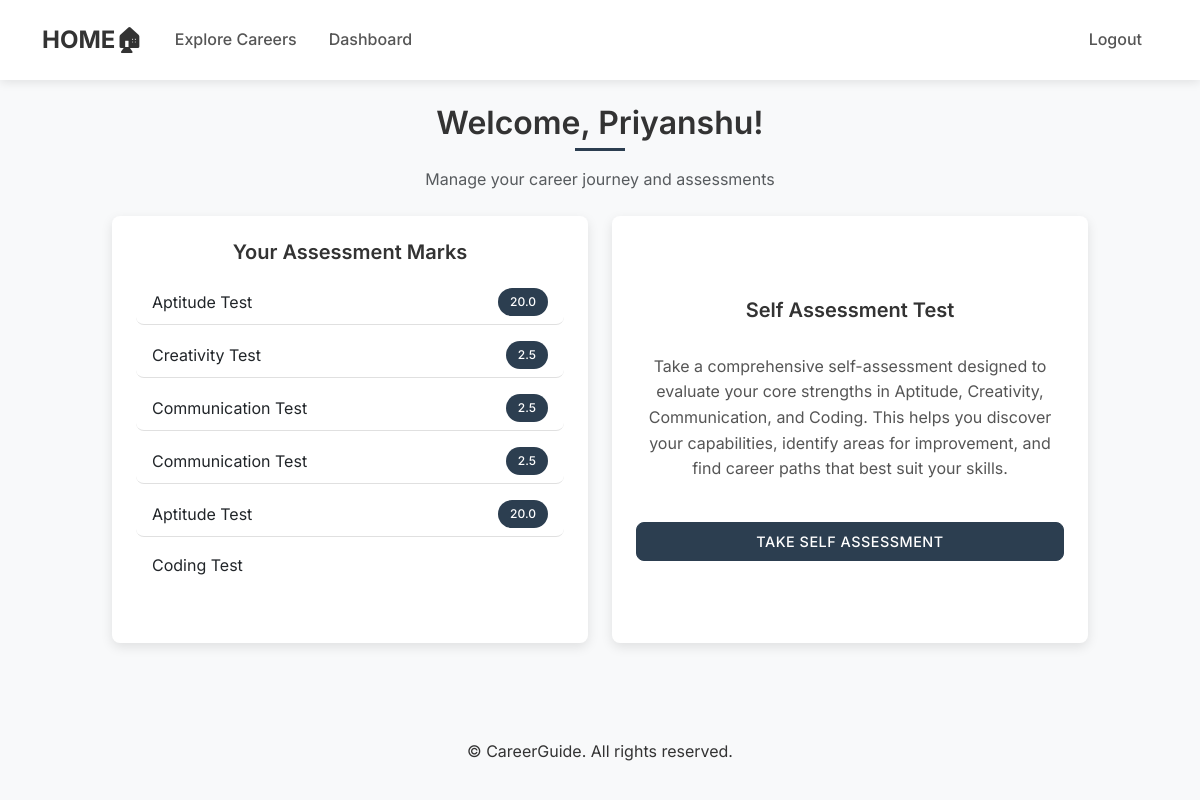
The app's page /dashboard (signed in), older data.
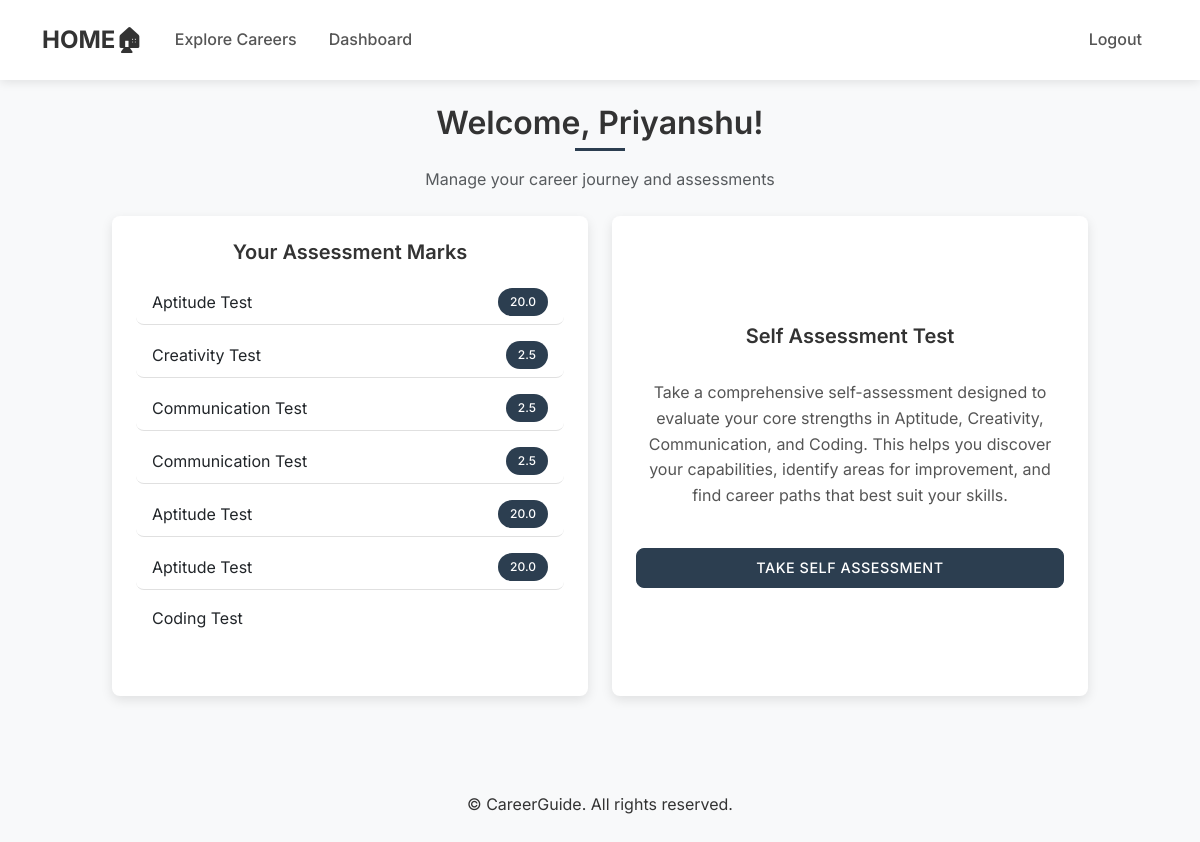
The same page, newer data.
### app.py (models this page shows)
class User(UserMixin, db.Model):
    id = db.Column(db.Integer, primary_key=True)
    username = db.Column(db.String(80), unique=True, nullable=False)
    email = db.Column(db.String(120), unique=True, nullable=False)
    password_hash = db.Column(db.String(120), nullable=False)
    assessments = db.relationship('Assessment', backref='user', lazy=True)

class Assessment(db.Model):
    id = db.Column(db.Integer, primary_key=True)
    user_id = db.Column(db.Integer, db.ForeignKey('user.id'), nullable=False)
    assessment_type = db.Column(db.String(50), nullable=False)
    score = db.Column(db.Float)
    date_taken = db.Column(db.DateTime, default=datetime.utcnow)

### app.py (the view)
@app.route('/dashboard')
@login_required
def dashboard():
    return render_template('dashboard.html')

### app.py (called while the page is built)
@login_manager.user_loader
def load_user(user_id):
    return User.query.get(int(user_id))

### templates/dashboard.html (shortened to what this page needs)
{% extends "base.html" %}
{% block content %}
<div class="dashboard-header text-center mb-4">
    <h2>Welcome, {{ current_user.username }}!</h2>
    <p class="text-muted">Manage your career journey and assessments</p>
</div>
<div class="container d-flex justify-content-center">
    <div class="row w-100 justify-content-center" style="max-width: 1000px;">
        <div class="col-md-6 mb-4">
            <div class="card h-100">
                <div class="card-body">
                    <h5 class="card-title text-center">Your Assessment Marks</h5>
                    {% if current_user.assessments or current_user.coding_test_score is not none %}
                    <ul class="list-group list-group-flush mt-3">
                        {% for assessment in current_user.assessments %}
                        <li class="list-group-item d-flex justify-content-between align-items-center">
                            {{ assessment.assessment_type }}
                            <span class="badge bg-primary rounded-pill">{{ assessment.score }}</span>
                        </li>
                        {% endfor %}
                        {% if current_user.coding_test_score is not none %}
                        <li class="list-group-item d-flex justify-content-between align-items-center">
                            Coding Test
                        </li>
                        {% endif %}
                    </ul>
                    {% else %}
                    <p class="card-text mt-3 text-center">No assessments taken yet.</p>
                    {% endif %}
                </div>
            </div>
        </div>
        <div class="col-md-6 mb-4">
            <div class="card h-100 text-center">
                <div class="card-body d-flex flex-column justify-content-center">
                    <h5 class="card-title">Self Assessment Test</h5>
                    <p class="card-text mt-3">
                        Take a comprehensive self-assessment designed to evaluate your core strengths in Aptitude, Creativity, Communication, and Coding. This helps you discover your capabilities, identify areas for improvement, and find career paths that best suit your skills.
                    </p>
                    <a href="{{ url_for('self_assessment') }}" class="btn btn-primary mt-4">Take Self Assessment</a>
                </div>
            </div>
        </div>
    </div>
</div>
{% endblock %}

### templates/base.html (shortened to what this page needs)
<!DOCTYPE html>
<html lang="en">
<head>
    <link href="https://cdn.jsdelivr.net/npm/bootstrap@5.3.0/dist/css/bootstrap.min.css" rel="stylesheet">
    <link rel="stylesheet" href="{{ url_for('static', filename='css/style.css') }}">
</head>
<body>
    {% block navbar %}
    <nav class="navbar navbar-expand-lg navbar-light">
        <div class="container">
            <a class="navbar-brand" href="{{ url_for('index') }}">HOME🏠︎</a>
            <div class="collapse navbar-collapse" id="navbarNav">
                <ul class="navbar-nav me-auto">
                    <li class="nav-item">
                        <a class="nav-link" href="{{ url_for('careers') }}">Explore Careers</a>
                    </li>
                    {% if current_user.is_authenticated %}
                    <li class="nav-item">
                        <a class="nav-link" href="{{ url_for('dashboard') }}">Dashboard</a>
                    </li>
                    {% endif %}
                </ul>
                <ul class="navbar-nav">
                    {% if current_user.is_authenticated %}
                    <li class="nav-item">
                        <a class="nav-link" href="{{ url_for('logout') }}">Logout</a>
                    </li>
                    {% endif %}
                </ul>
            </div>
        </div>
    </nav>
    {% endblock %}
    <div class="container mt-4">
        {% block content %}{% endblock %}
    </div>
    <footer class="mt-5 py-4 bg-light">
        <div class="container text-center">
            <p class="mb-0">&copy; {{ year }} CareerGuide. All rights reserved.</p>
        </div>
    </footer>
</body>
</html>

### static/css/style.css (style rules this page uses)
:root { --primary-color: #333333; --secondary-color: #555555; --accent-color: #2c3e50; --light-grey: #f5f5f5; --medium-grey: #e0e0e0; --dark-grey: #444444; --text-color: #333333; --border-radius: 8px; --box-shadow: 0 4px 12px rgba(0, 0, 0, 0.1); --transition: all 0.3s ease; }
body { font-family: 'Inter', 'Segoe UI', sans-serif; color: var(--text-color); background-color: #f8f9fa; line-height: 1.6; }
h1, h2, h3, h4, h5, h6 { font-weight: 600; margin-bottom: 1rem; color: var(--primary-color); }
h2 { font-size: 2rem; position: relative; padding-bottom: 0.5rem; }
h2:after { content: ''; position: absolute; left: 0; bottom: 0; width: 50px; height: 3px; background-color: var(--accent-color); }
.text-center h2:after { left: 50%; transform: translateX(-50%); }
.navbar { background-color: white !important; box-shadow: 0 2px 10px rgba(0, 0, 0, 0.1); padding: 1rem 0; }
.navbar-brand { font-weight: 700; color: var(--primary-color) !important; font-size: 1.5rem; }
.nav-link { color: var(--secondary-color) !important; font-weight: 500; margin: 0 0.5rem; position: relative; transition: var(--transition); }
.nav-link:after { content: ''; position: absolute; width: 0; height: 2px; bottom: 0; left: 0; background-color: var(--accent-color); transition: var(--transition); }
.btn { border-radius: var(--border-radius); padding: 0.5rem 1.5rem; font-weight: 500; transition: var(--transition); text-transform: uppercase; font-size: 0.9rem; letter-spacing: 0.5px; }
.btn-primary { background-color: var(--accent-color); border-color: var(--accent-color); }
.card { border: none; border-radius: var(--border-radius); box-shadow: var(--box-shadow); transition: var(--transition); margin-bottom: 1.5rem; overflow: hidden; height: 100%; }
.card-body { padding: 1.5rem; }
.card-title { font-weight: 600; margin-bottom: 1rem; color: var(--primary-color); font-size: 1.25rem; }
.card-text { color: var(--secondary-color); }
.badge { padding: 0.5rem 0.75rem; font-weight: 500; border-radius: 20px; }
.badge.bg-primary { background-color: var(--accent-color) !important; }
.list-group-item { border-radius: var(--border-radius); margin-bottom: 0.5rem; border: 1px solid var(--medium-grey); transition: var(--transition); }

Row changes from the older to the newer data that the page shows:
added Assessment: assessment_type "Aptitude Test", score "20.0"
